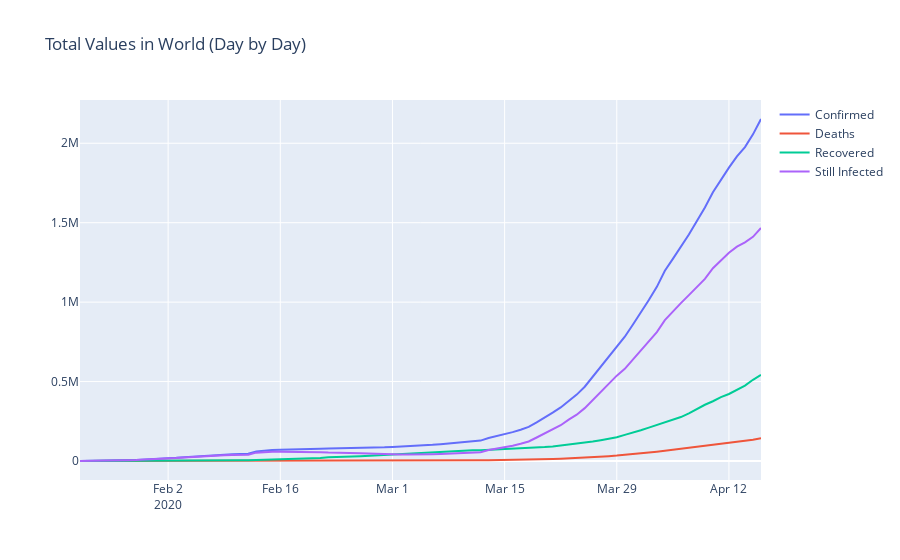

Notebook code for this chart:
### Code cell
fig = go.Figure()

fig.add_trace(go.Scatter(x=df["ObservationDate"], y=df["Cumulated Confirmed"],
                    mode='lines',
                    name='Confirmed'))

fig.add_trace(go.Scatter(x=df["ObservationDate"], y=df["Cumulated Deaths"],
                    mode='lines',
                    name='Deaths'))

fig.add_trace(go.Scatter(x=df["ObservationDate"], y=df["Cumulated Recovered"],
                    mode='lines',
                    name='Recovered'))

fig.add_trace(go.Scatter(x=df["ObservationDate"], y=df["Still Infected"],
                    mode='lines',
                    name='Still Infected'))
fig.update_layout(title='Total Values in World (Day by Day)')

fig.show()
